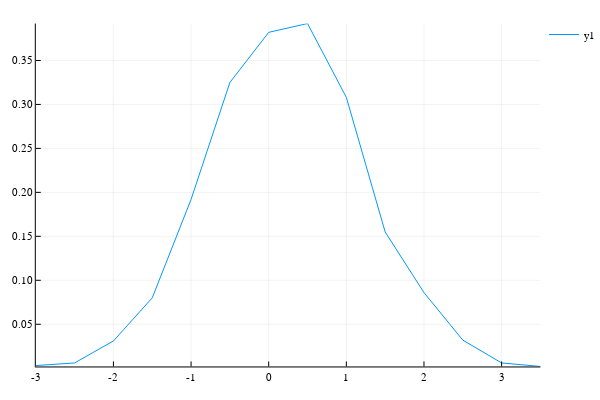

Source (notebook cell):
### Code cell
##Como no nos interesa la altura para nuestra tabla(en el supuesto de que este documento fuera para fines laborales o de divulgación)
##Crearemos un arreglo con las alturas
Alturas=Dat_datos[:Frecuencia_rel]/0.5
using Interact, Plots
plotly()
plot(Dat_datos[:Superior], Alturas)

### Figure 1 — Plotly figure (JSON) as saved in the notebook; plotly's stock layout.template omitted (floating-point values rounded to 4 significant figures)
{"data": [{"colorbar": {"title": ""}, "line": {"color": "rgba(0, 154, 250, 1.000)", "dash": "solid", "shape": "linear", "width": 1}, "mode": "lines", "name": "y1", "showlegend": true, "type": "scatter", "x": [-3, -2.5, -2, -1.5, -1, -0.5, 0, 0.5, 1, 1.5, 2, 2.5, 3, 3.5], "xaxis": "x1", "y": [0.003, 0.006, 0.031, 0.08, 0.192, 0.325, 0.382, 0.392, 0.308, 0.155, 0.086, 0.032, 0.006, 0.002], "yaxis": "y1"}], "layout": {"annotations": [], "height": 400, "legend": {"bgcolor": "rgba(255, 255, 255, 1.000)", "bordercolor": "rgba(0, 0, 0, 1.000)", "font": {"color": "rgba(0, 0, 0, 1.000)", "family": "sans-serif", "size": 11}, "x": 1, "y": 1}, "margin": {"b": 20, "l": 0, "r": 0, "t": 20}, "paper_bgcolor": "rgba(255, 255, 255, 1.000)", "plot_bgcolor": "rgba(255, 255, 255, 1.000)", "showlegend": true, "width": 600, "xaxis1": {"anchor": "y1", "domain": [0.06582, 0.9934], "gridcolor": "rgba(0, 0, 0, 0.100)", "gridwidth": 0.5, "linecolor": "rgba(0, 0, 0, 1.000)", "mirror": false, "range": [-3, 3.5], "showgrid": true, "showline": true, "showticklabels": true, "tickangle": 0, "tickcolor": "rgb(0, 0, 0)", "tickfont": {"color": "rgba(0, 0, 0, 1.000)", "family": "sans-serif", "size": 11}, "tickmode": "array", "ticks": "inside", "ticktext": ["-3", "-2", "-1", "0", "1", "2", "3"], "tickvals": [-3, -2, -1, 0, 1, 2, 3], "title": "", "titlefont": {"color": "rgba(0, 0, 0, 1.000)", "family": "sans-serif", "size": 15}, "type": "-", "visible": true, "zeroline": false, "zerolinecolor": "rgba(0, 0, 0, 1.000)"}, "yaxis1": {"anchor": "x1", "domain": [0.03762, 0.9902], "gridcolor": "rgba(0, 0, 0, 0.100)", "gridwidth": 0.5, "linecolor": "rgba(0, 0, 0, 1.000)", "mirror": false, "range": [0.002, 0.392], "showgrid": true, "showline": true, "showticklabels": true, "tickangle": 0, "tickcolor": "rgb(0, 0, 0)", "tickfont": {"color": "rgba(0, 0, 0, 1.000)", "family": "sans-serif", "size": 11}, "tickmode": "array", "ticks": "inside", "ticktext": ["0.05", "0.10", "0.15", "0.20", "0.25", "0.30", "0.35"], "tickvals": [0.05, 0.1, 0.15, 0.2, 0.25, 0.3, 0.35], "title": "", "titlefont": {"color": "rgba(0, 0, 0, 1.000)", "family": "sans-serif", "size": 15}, "type": "-", "visible": true, "zeroline": false, "zerolinecolor": "rgba(0, 0, 0, 1.000)"}}}
